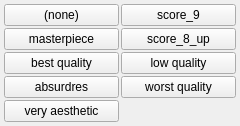
<?xml version="1.0" encoding="UTF-8"?>
<ui version="4.0">
 <class>quality_menu</class>
 <widget class="QWidget" name="quality_menu">
  <property name="geometry">
   <rect><x>0</x><y>0</y><width>240</width><height>60</height></rect>
  </property>
  <layout class="QGridLayout" name="grid">
   <property name="leftMargin"><number>4</number></property>
   <property name="topMargin"><number>4</number></property>
   <property name="rightMargin"><number>4</number></property>
   <property name="bottomMargin"><number>4</number></property>
   <property name="horizontalSpacing"><number>2</number></property>
   <property name="verticalSpacing"><number>2</number></property>
   <item row="0" column="0">
    <widget class="QPushButton" name="btn_none">
     <property name="text"><string>(none)</string></property>
    </widget>
   </item>
   <item row="1" column="0">
    <widget class="QPushButton" name="chk_masterpiece">
     <property name="checkable"><bool>true</bool></property>
     <property name="text"><string>masterpiece</string></property>
     <property name="tags" stdset="0"><string>masterpiece</string></property>
    </widget>
   </item>
   <item row="2" column="0">
    <widget class="QPushButton" name="chk_best_quality">
     <property name="checkable"><bool>true</bool></property>
     <property name="text"><string>best quality</string></property>
     <property name="tags" stdset="0"><string>best quality</string></property>
    </widget>
   </item>
   <item row="3" column="0">
    <widget class="QPushButton" name="chk_absurdres">
     <property name="checkable"><bool>true</bool></property>
     <property name="text"><string>absurdres</string></property>
     <property name="tags" stdset="0"><string>absurdres</string></property>
    </widget>
   </item>
   <item row="4" column="0">
    <widget class="QPushButton" name="chk_very_aesthetic">
     <property name="checkable"><bool>true</bool></property>
     <property name="text"><string>very aesthetic</string></property>
     <property name="tags" stdset="0"><string>very aesthetic</string></property>
    </widget>
   </item>
   <item row="0" column="1">
    <widget class="QPushButton" name="chk_score_9">
     <property name="checkable"><bool>true</bool></property>
     <property name="text"><string>score_9</string></property>
     <property name="tags" stdset="0"><string>score_9</string></property>
    </widget>
   </item>
   <item row="1" column="1">
    <widget class="QPushButton" name="chk_score_8_up">
     <property name="checkable"><bool>true</bool></property>
     <property name="text"><string>score_8_up</string></property>
     <property name="tags" stdset="0"><string>score_8_up</string></property>
    </widget>
   </item>
   <item row="2" column="1">
    <widget class="QPushButton" name="chk_low_quality">
     <property name="checkable"><bool>true</bool></property>
     <property name="text"><string>low quality</string></property>
     <property name="tags" stdset="0"><string>low quality</string></property>
    </widget>
   </item>
   <item row="3" column="1">
    <widget class="QPushButton" name="chk_worst_quality">
     <property name="checkable"><bool>true</bool></property>
     <property name="text"><string>worst quality</string></property>
     <property name="tags" stdset="0"><string>worst quality</string></property>
    </widget>
   </item>
  </layout>
 </widget>
 <resources/>
 <connections/>
</ui>
